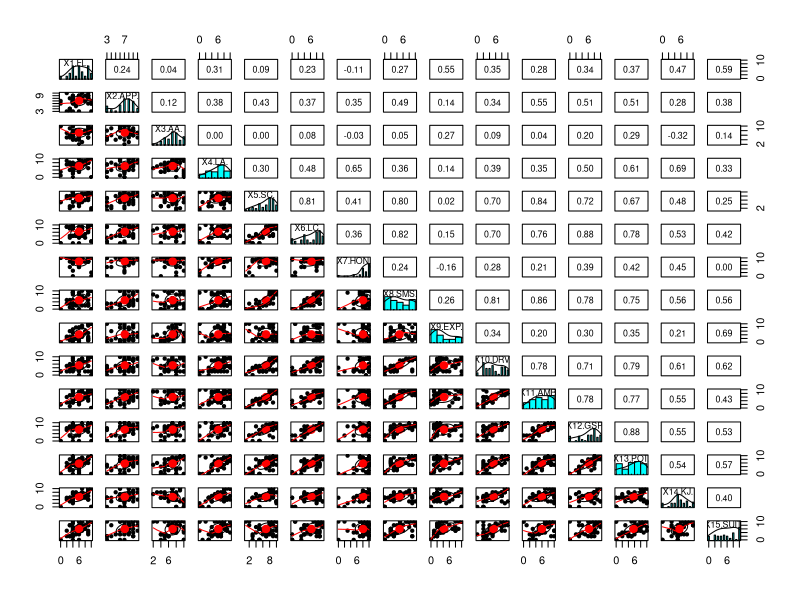
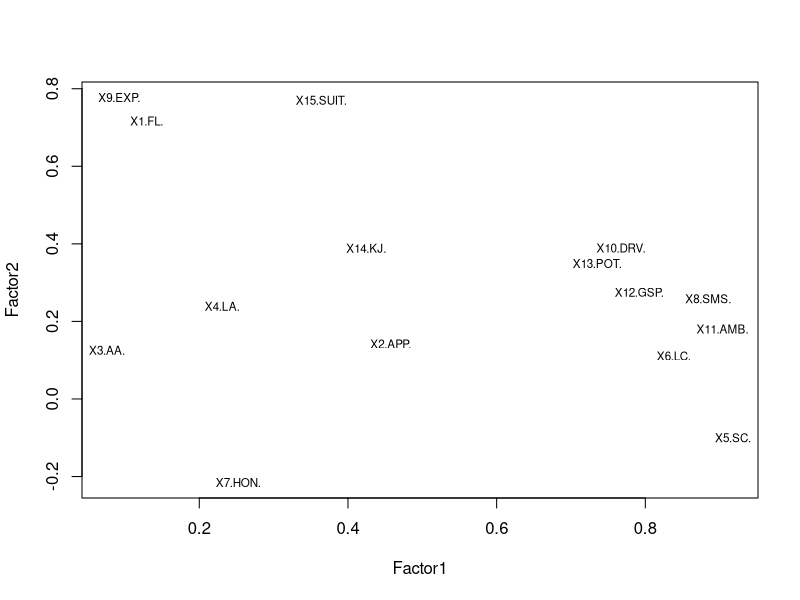
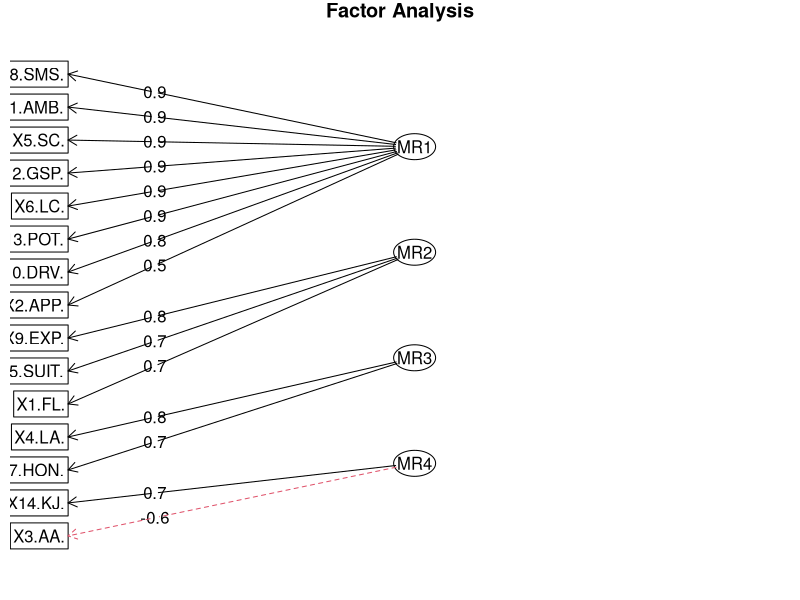
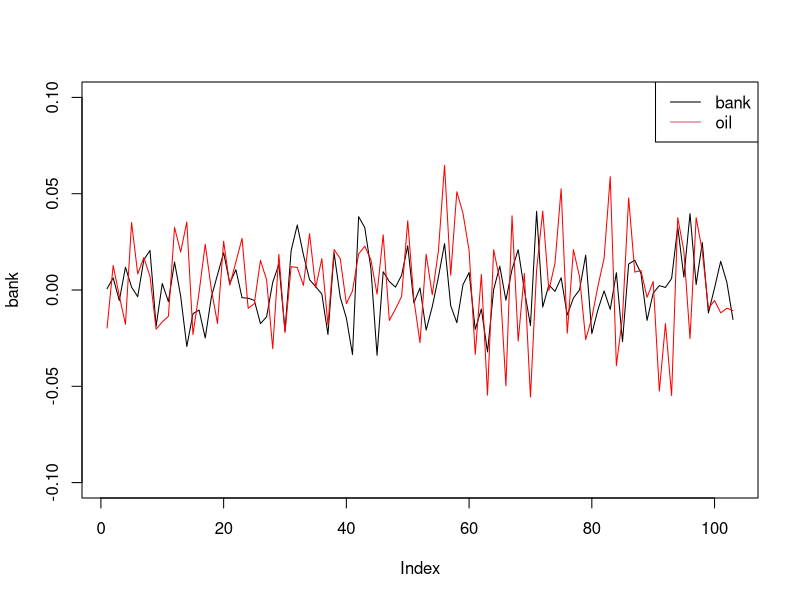

Here is the R script that generated these plots, in order:
###############################################################
#
# 다변량 통계분석 4 - 탐색적 인자분석(Exploratory Factor Analysis)
#
###############################################################

# Factor Analysis : 인자분석 = 요인분석

# 심리학, 행동과학 등 많은 분야에서 직접 측정이 불가한 주된 관심의 개념을 간접적으로 측정
# 잠재변수 (latent variable) : 직접 측정이 불가하지만 간접적으로 측정할 수 있는 변수
# (예) 시험점수 --> 지능

# 인자분석 : 측정변수와 잠재변수 사이의 관계를 밝히는 것.
# 탐색적 인자분석 : 어떤 측정변수가 어떤 인자에 관련된다는 특정한 가정 없이 조사
# 확인적 인자분석 : 사전에 가정된 특정한 인자 모형에 대해 측정하여 변수 사이의 공분산 또는 상관관계가 적합한지 검정.

# f : 공통인자 common factor
# u : 각 변수의 특정인자 specific factor. 공통인자를 완벽히 측정하지 못하는데서 오는 오차로 가정.
# f, u 는 측정불가능
# 인자분석에서 추정하는 것은 분산 (공통인자의 분산 + 특정인자의 분산)
# 가정 : u 들간의 상호독립성, u와 f의 독립성

# 1 factor
# X1 = L1*f1 + U1
# var(X1) = L1**2 + var(U1) = 1

# l : 인자적재값 (facor loading) - X와 f의 상관계수. 각 변수가 공통인자를 얼마나 반영하는지에 대한 계수.
# li**2 : 공통인자에 의해 발생하는 분산의 비율 = Communality.
# Communality 가 1에 가까우면 변수 Xi가 공통인자를 잘 반영한 것.
# var(ui) 공통인자에 의해 설명되지 않는 부분. 특정인자의 분산.

# 2 factor
# X1 = L11*f1 + L12*f2 + U1
# var(x1) = L11**2 + L12^2 + var(U1)


# ----------------------------------------------------------------------
# Example

app <- read.table("data/Applicant.TXT", header = T)
head(app)
app <- app[,-1]   # ID 제거

library(psych)
describe(app)
pairs.panels(app)

app_s <- scale(app)

fa1 <- factanal(app_s, 4)        # cor
print(fa1, digits = 2, sort = T)

fa2 <- factanal(app, 4)          # cov
print(fa2, digits = 2, sort = T)

# X6.LC 의 Communality = 0.84**2 + 0.11**2 + 0.29**2 = 0.80 (4개 factor에 의해 80% 설명됨)
# X6.LC 의 Uniquenesse = 1 - Communality = 0.20
# 즉, Uniquenesse 값이 작은 변수가 공통인자에 대한 설명력이 높다.

1 - fa1$uniquenesses # = Communality

# X5에서 X13까지 factor1에 대한 로딩값이 크다.
# X1,9,15는 factor2에 대한 로딩값이 크다.

# x14 = 0.42*f1 + 0.39*f2 + 0.55 * f3 - 0.60 * f4

# loading matrix 세로 제곱합 : 각 factor의 설명력 (SS loadings) 총분산에서 factor가 설명해주는 양
# Factor1 = 5.57 / 15 (변수갯수) = 0.37

# Cumulative Var = 0.74 : 4개의 factor에 의해 원변수 변동량의 74%가 설명된다.

# Test of the hypothesis that 4 factors are sufficient. = H0 (귀무가설)
# p-value is 0.00247 < 0.05  귀무가설 기각 --> 4개로는 충분하지 않다.
# factor 갯수 선택시 이 방법에 의존하지는 말 것.
# 요인분석은 factor에 대한 해석이 가장 중요하다.


# ----------------------------------------------------------------------
# factor loading 값의 산점도

load = fa1$loadings
plot(load, type = "n")
text(load, labels = colnames(app_s), cex = 0.7)


# ----------------------------------------------------------------------
# fator rotation (인자 회전)

# 인자적재값의 구별이 쉬운 고유벡터를 찾아 회전

# (1) 직교 회전 (orthogonal ratation) : 회전된 인자들이 서로 상관되지 않도록 제약
# varimax : 한 공통인자에 대해 각 변수가 가지는 인자적재값 제곱의 분산이 최대가 되도록 변환
#           loadings matrix 각 열의 분산을 최대화 (가로 방향)
# quartimax : 한 변수가 각각의 공통인자에서 차지하는 비중의 제곱에 대한 분산을 최대화
#             loadings matrix 각 행의 분산을 최대화 (세로 방향)

# (2) 사각 회전 (oblique rotation) : 상관된 인자들을 허용
# oblimin : 인자들 사이의 상관성 정도를 제어
# promax : 회전에 의해 적재값을 어떤 승수로 올리는 방법. 인자들 사이에 낮은 상관성을 갖도록 함.


fa1 = factanal(app, 4)   # default : varimax
fa2 = factanal(app, 4, rotation = "none")
print(fa2, digits = 2, sort = T)


library(psych)
library(GPArotation)

fa3 = fa(app, 4, rotate = "quartimax")
print(fa3, digits = 2, sort = T)

# MR : factor loadings
# h2 : communality
# u2 : uniquiness. specific factor 분산

fa.diagram(fa3)



# -----------------------------------------------------------
# Practice 3

# https://prezi.com/cuefyeoq15le/09/

stock <- read.csv("data/stock_price.csv", header = T)
stock <- stock[, -1]
head(stock)


# 1. 적절한 공통인자의 수를 구하시오

fa01 <- factanal(stock, 2)
print(fa01, digits = 2, sort = T)


# fa02 <- factanal(stock, 3)  # 3 factors are too many for 5 variables

    # common factor 갯수 = 2


# 2. 다양한 Rotation을 적용한 것과 하지 않은 것의 인자적재값을 비교하고 
#    적절하다고 판단되는 결과를 고르시오.

library(GPArotation)

fa_varimax = fa(stock, 2, rotate = "varimax")
fa_quartimax = fa(stock, 2, rotate = "quartimax")

print(fa_varimax, digits = 2, sort = T)
print(fa_quartimax, digits = 2, sort = T)

bank = apply(stock[, 1:3], 1, mean)
oil = apply(stock[, 4:5], 1, mean)

plot(bank, type = "l", ylim = c(-0.1,0.1))
lines(oil, col = "red")
legend("topright", c("bank", "oil"), lty = 1, col = 1:2)


